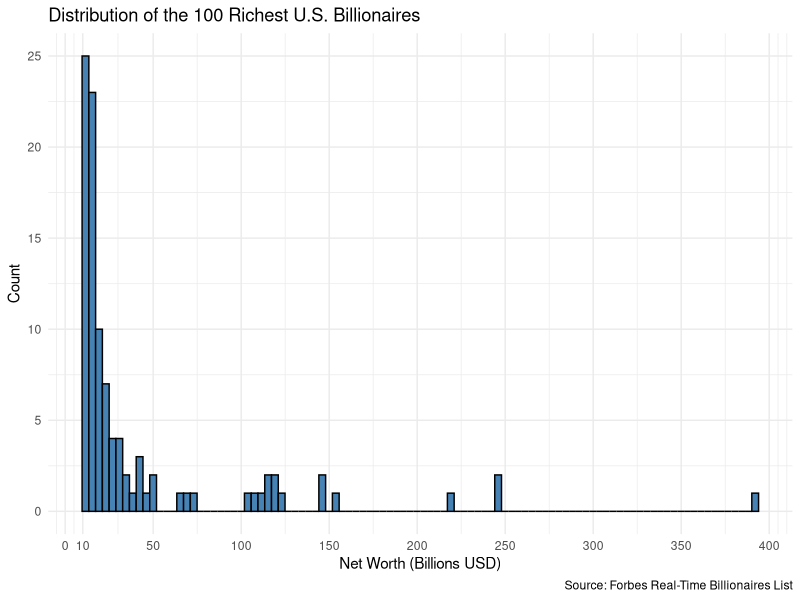

Reproduce this figure in R.
library(tidyverse)

billionaires = read_csv("billionaires.csv") |>
    select(-rank, -image, -previous_worth) |>
    filter(country == "United States")

topline = billionaires |>
    slice(1:20) |>
    summarise(total_worth = sum(current_worth)) |>
    print()

# Combined net worth of top 20 billionaires is 2779 billion (or 2.779 trillion)

# Histogram of 100 richest billionaires

billionaires |>
    slice(1:100) |>
    ggplot(aes(x = current_worth)) +
    geom_histogram(bins = 100, fill = "steelblue", color = "black") +
    theme_minimal() +
    theme(panel.grid = element_line()) +
    labs(x = "Net Worth (Billions USD)",
        y = "Count", 
        title = "Distribution of the 100 Richest U.S. Billionaires",
        caption = "Source: Forbes Real-Time Billionaires List") +
    scale_x_continuous(breaks = c(seq(0, 10, 10), seq(50, 400, 50)))
